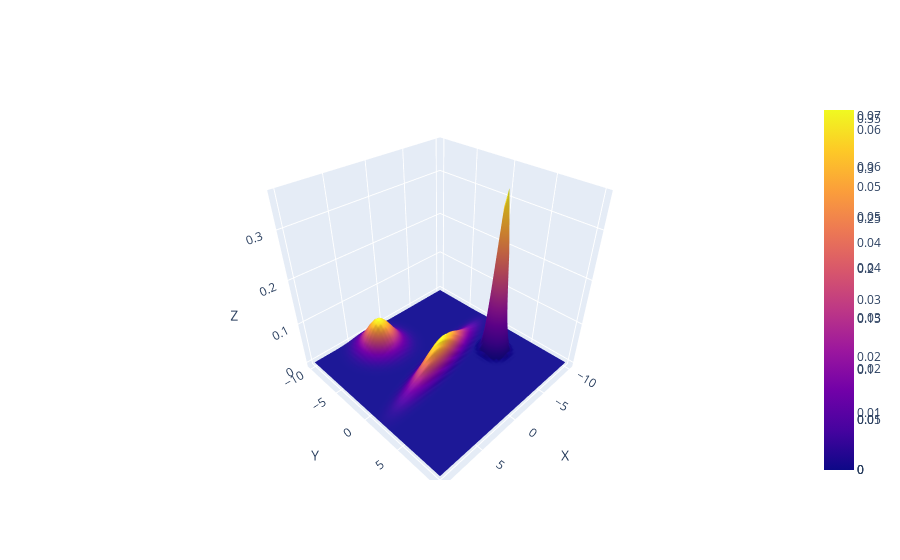

Write notebook code for a chart like this one.
### Code cell
import numpy as np
import plotly.graph_objects as go
from sklearn import mixture
from scipy.stats import multivariate_normal

# Generate random data
np.random.seed(0)
n_samples = 300
C = np.array([[0., -0.7], [3.5, .7]])
X = np.r_[np.dot(np.random.randn(n_samples, 2), C),
          .7 * np.random.randn(n_samples, 2) + np.array([-6, 3]),
          1.5 * np.random.randn(n_samples, 2) + np.array([3, -7])]

# Fit a Gaussian Mixture Model with three components
clf = mixture.GaussianMixture(n_components=3, covariance_type='full')
clf.fit(X)

# Create a grid of points
x = np.linspace(-10, 10)
y = np.linspace(-10, 10)
X_grid, Y_grid = np.meshgrid(x, y)

fig = go.Figure()

# Plot each Gaussian in the mixture
for i in range(clf.n_components):
    mean = clf.means_[i]
    cov = clf.covariances_[i]

    # Create multivariate normal distribution
    rv = multivariate_normal(mean, cov)

    # Calculate Z values for grid
    Z = np.zeros(X_grid.shape)
    for j in range(X_grid.shape[0]):
        for k in range(X_grid.shape[1]):
            Z[j,k] = rv.pdf([X_grid[j,k], Y_grid[j,k]])
    
    # Create surface trace and add to figure
    surface = go.Surface(x=X_grid, y=Y_grid, z=Z)
    fig.add_trace(surface)

fig.update_layout(scene = dict(
                    xaxis_title='X',
                    yaxis_title='Y',
                    zaxis_title='Z'))
fig.show()

### Figure 1 — Plotly figure (JSON) as saved in the notebook; plotly's stock layout.template omitted (floating-point values rounded to 4 significant figures; data arrays with more than 128 entries replaced by an {"elided": "..."} marker saying what was removed)
{"data": [{"type": "surface", "x": {"elided": "50x50 float values"}, "y": {"elided": "50x50 float values"}, "z": {"elided": "50x50 float values"}}, {"type": "surface", "x": {"elided": "50x50 float values"}, "y": {"elided": "50x50 float values"}, "z": {"elided": "50x50 float values"}}, {"type": "surface", "x": {"elided": "50x50 float values"}, "y": {"elided": "50x50 float values"}, "z": {"elided": "50x50 float values"}}], "layout": {"scene": {"xaxis": {"title": {"text": "X"}}, "yaxis": {"title": {"text": "Y"}}, "zaxis": {"title": {"text": "Z"}}}}}
